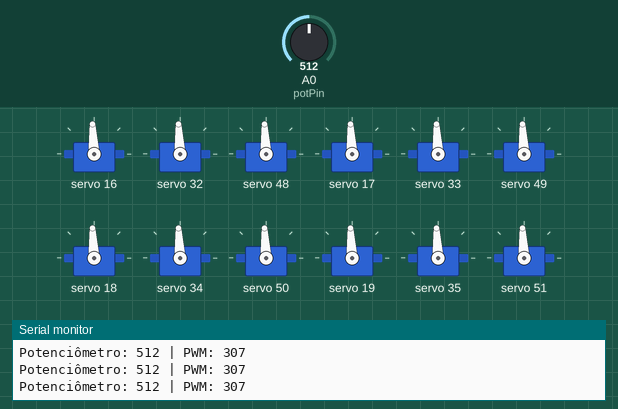
A sketch run on a simulated Arduino Uno, built with avr-gcc and run on an emulated ATmega328P. Shown: 12 × servo, the last lines printed to the serial monitor. The test bench sets the inputs (shaded band); at power-on: A0 (potPin) = 512.

Above: at 1.2 s.
1.3 s: A0 (potPin) set to 900
At 2.6 s:
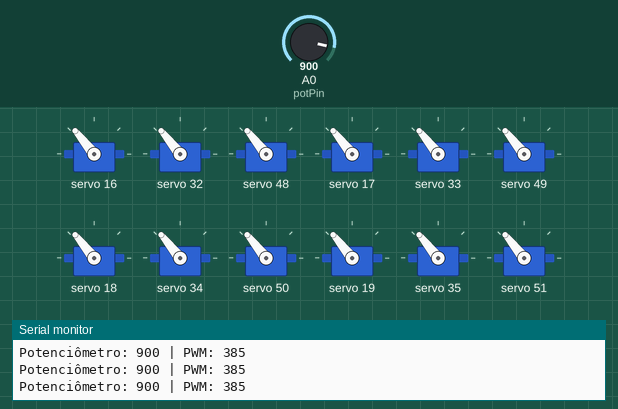
2.9 s: A0 (potPin) set to 1023
At 3.6 s:
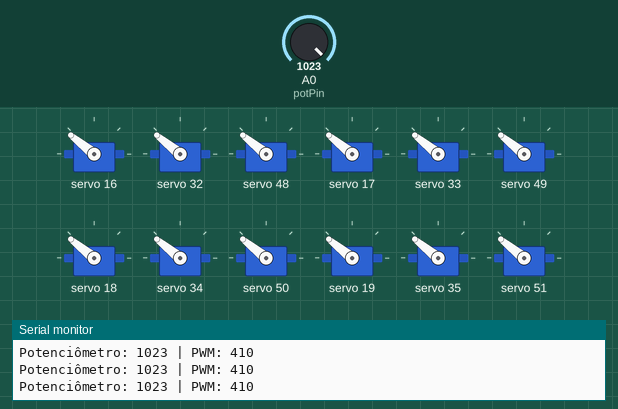
4.4 s: A0 (potPin) set to 1007
At 4.9 s:
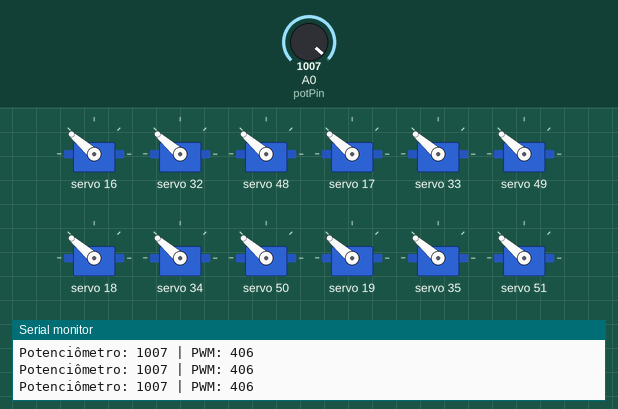
7.4 s: A0 (potPin) set to 992
At 8.2 s:
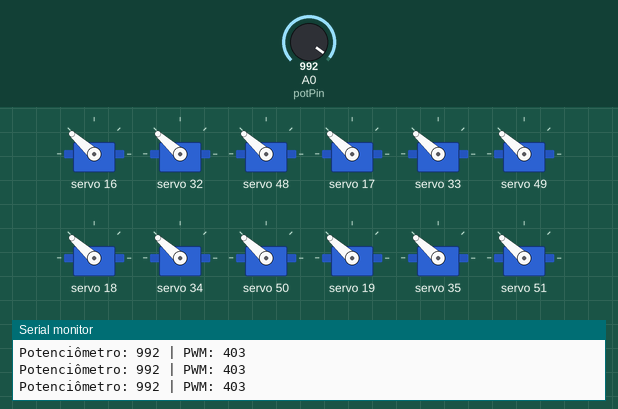
8.9 s: A0 (potPin) set to 220
At 9.5 s:
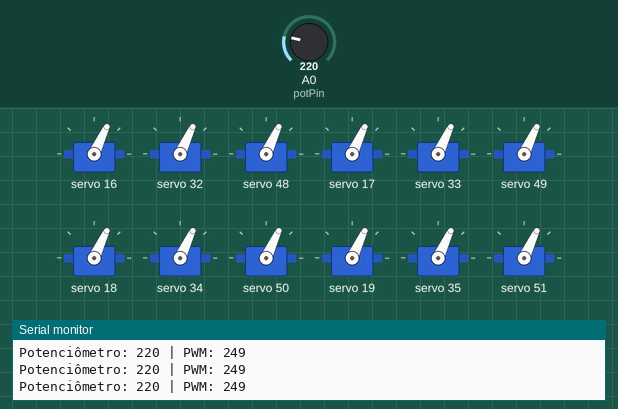
10.4 s: A0 (potPin) set to 192
At 11.5 s:
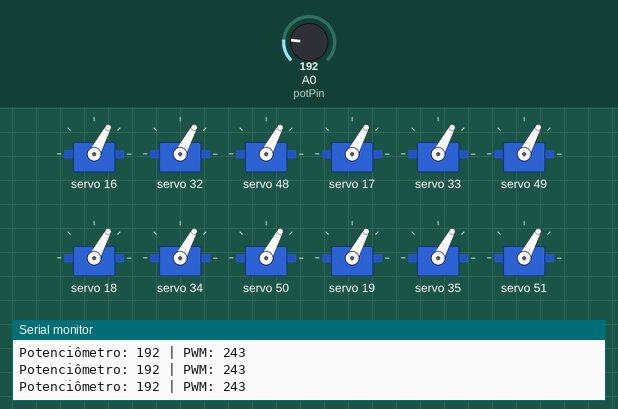
Timing chart, 0 to 13.0 s (numbered marks = the images above; inputs shaded):
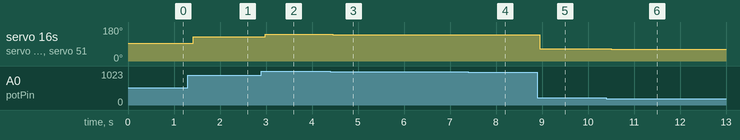

Measured:
- after the input at 1.3 s, servo 16, servo 32, servo 48, servo 17, servo 33, servo 49, servo 18, servo 34, servo 50, servo 19, servo 35, servo 51: 93° → 129° after 0.12 s
- after the input at 2.9 s, servo 16, servo 32, servo 48, servo 17, servo 33, servo 49, servo 18, servo 34, servo 50, servo 19, servo 35, servo 51: 129° → 141° after 0.08 s
- after the input at 4.4 s, servo 16, servo 32, servo 48, servo 17, servo 33, servo 49, servo 18, servo 34, servo 50, servo 19, servo 35, servo 51: 141° → 139° after 0.05 s
- after the input at 7.4 s, servo 16, servo 32, servo 48, servo 17, servo 33, servo 49, servo 18, servo 34, servo 50, servo 19, servo 35, servo 51: 139° → 138° after 0.08 s
- after the input at 8.9 s, servo 16, servo 32, servo 48, servo 17, servo 33, servo 49, servo 18, servo 34, servo 50, servo 19, servo 35, servo 51: 138° → 65° after 0.05 s
- after the input at 10.4 s, servo 16, servo 32, servo 48, servo 17, servo 33, servo 49, servo 18, servo 34, servo 50, servo 19, servo 35, servo 51: 65° → 62° after 0.11 s

The sketch:

Teste_3Placas_PCA9685.ino
```cpp
#include <Wire.h>
#include <Adafruit_PWMServoDriver.h>

// Criação dos objetos para as 3 placas PCA9685 com endereços diferentes
Adafruit_PWMServoDriver placa1 = Adafruit_PWMServoDriver(0x41); // Endereço padrão
Adafruit_PWMServoDriver placa2 = Adafruit_PWMServoDriver(0x42); // Endereço A0 alterado
Adafruit_PWMServoDriver placa3 = Adafruit_PWMServoDriver(0x43); // Endereço A1 alterado

const int potPin = A0; // Pino do potenciômetro
int valorPot;          // Variável para armazenar leitura do potenciômetro

void setup() {
  Serial.begin(9600);

  // Inicializa as 3 placas com a frequência de 50 Hz
  placa1.begin();
  placa1.setPWMFreq(50);

  placa2.begin();
  placa2.setPWMFreq(50);

  placa3.begin();
  placa3.setPWMFreq(50);

  Serial.println("Inicialização concluída!");
}

void loop() {
  // Lê o valor do potenciômetro (0 a 1023)
  valorPot = analogRead(potPin);

  // Converte para o intervalo de pulsos PWM (1 ms a 2 ms → 205 a 410)
  int valorPWM = map(valorPot, 0, 1023, 205, 410);

  // Envia o valor PWM para um canal em cada placa
  for(int i=0; i<16; i++){
  placa1.setPWM(i, 0, valorPWM); // Canal 0 da placa 1
  placa2.setPWM(i, 0, valorPWM); // Canal 1 da placa 2
  placa3.setPWM(i, 0, valorPWM); // Canal 2 da placa 3
  }

  // Exibe os valores no monitor serial
  Serial.print("Potenciômetro: "); Serial.print(valorPot);
  Serial.print(" | PWM: "); Serial.println(valorPWM);

  delay(50); // Pequeno atraso para estabilidade
}
```
